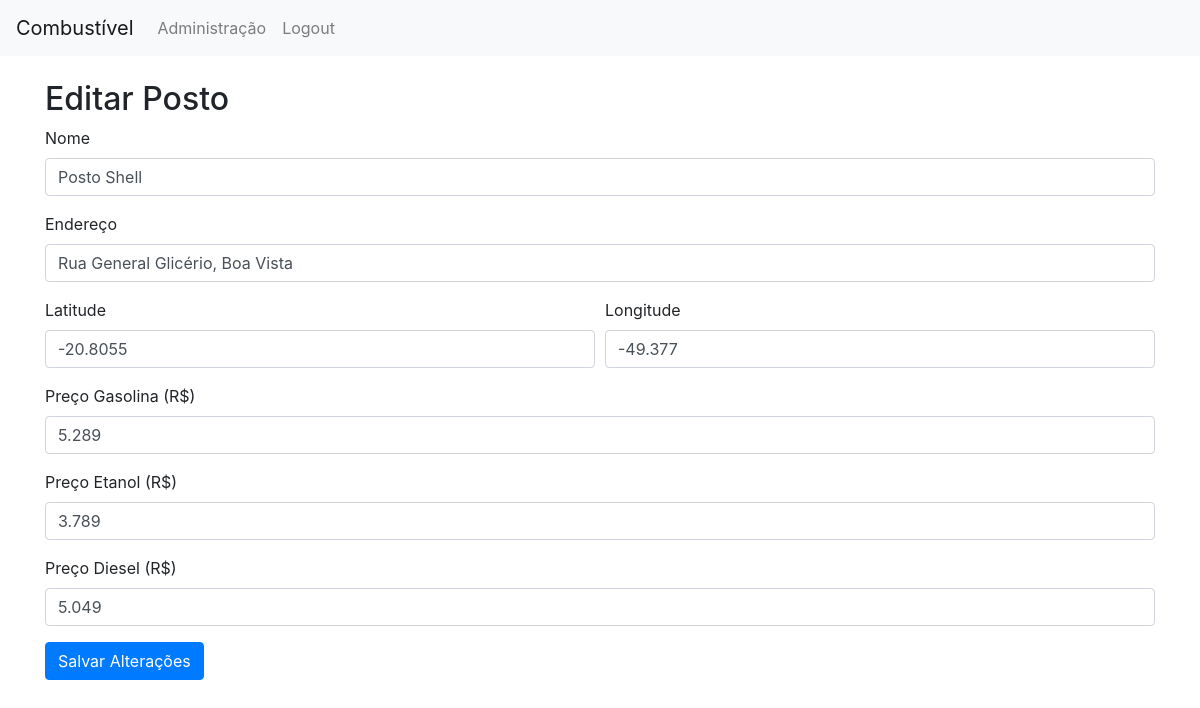
The app's page /admin/edit/8 (signed in) with its own data.
### app.py (models this page shows, shortened)
class Posto(db.Model):
    id = db.Column(db.Integer, primary_key=True)
    nome = db.Column(db.String(100), nullable=False)
    endereco = db.Column(db.String(200), nullable=False)
    latitude = db.Column(db.Float, nullable=False)
    longitude = db.Column(db.Float, nullable=False)
    preco_gasolina = db.Column(db.Float, nullable=True)
    preco_etanol = db.Column(db.Float, nullable=True)
    preco_diesel = db.Column(db.Float, nullable=True)
    imagem = db.Column(db.String(200), nullable=True)
    atualizado_em = db.Column(db.DateTime, default=datetime.utcnow)

### app.py (the view, shortened to what this page needs)
@app.route('/admin/edit/<int:id>', methods=['GET', 'POST'])
@login_required
def edit_posto(id):
    posto = Posto.query.get_or_404(id)
    return render_template('admin_edit.html', posto=posto)

### app.py (called while the page is built)
@login_manager.user_loader
def load_user(user_id):
    return Admin.query.get(int(user_id))

### templates/admin_edit.html
{% extends 'base.html' %}
{% block content %}
  <h2>Editar Posto</h2>
  <form method="post">
    <div class="form-group">
      <label>Nome</label>
      <input type="text" class="form-control" name="nome" value="{{ posto.nome }}" required>
    </div>
    <div class="form-group">
      <label>Endereço</label>
      <input type="text" class="form-control" name="endereco" value="{{ posto.endereco }}" required>
    </div>
    <div class="form-row">
      <div class="form-group col-md-6">
        <label>Latitude</label>
        <input type="text" class="form-control" name="latitude" value="{{ posto.latitude }}" required>
      </div>
      <div class="form-group col-md-6">
        <label>Longitude</label>
        <input type="text" class="form-control" name="longitude" value="{{ posto.longitude }}" required>
      </div>
    </div>
    <div class="form-group">
      <label>Preço Gasolina (R$)</label>
      <input type="number" step="0.001" class="form-control" name="preco_gasolina" value="{{ posto.preco_gasolina }}">
    </div>
    <div class="form-group">
      <label>Preço Etanol (R$)</label>
      <input type="number" step="0.001" class="form-control" name="preco_etanol" value="{{ posto.preco_etanol }}">
    </div>
    <div class="form-group">
      <label>Preço Diesel (R$)</label>
      <input type="number" step="0.001" class="form-control" name="preco_diesel" value="{{ posto.preco_diesel }}">
    </div>
    <button type="submit" class="btn btn-primary">Salvar Alterações</button>
  </form>
{% endblock %}

### static/style.css (style rules this page uses)
body { padding-bottom: 50px; }

### records on screen
Posto: nome "Posto Shell", endereco "Rua General Glicério, Boa Vista", latitude "-20.8055", longitude "-49.377", preco_gasolina "5.289", preco_etanol "3.789", preco_diesel "5.049"
